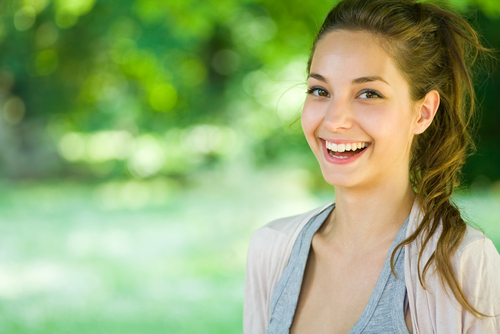
#> input picture source/girl.jpg, 500 x 334 px, given in place of , which was not available
$ python smartcrop.py source/girl.jpg   (Python 2 division)   (older library calls are emulated)
#> lines starting #> are read from the running program, lines starting #| are printed output that depends on the picture; after the words box and inside, x2 and y2 are one past the last pixel; in counts of white or black regions, pixels touching at a corner belong together; pictures that were not available may be replaced by others from this repository, and a replacement may not be noted
import numpy as np
import copy, cv2, getopt, math, sys
from matplotlib import pyplot as plt


def detectEdges(image):
  edges = cv2.Canny(image,100,100)
  image = edges
  cv2.imwrite("edges.jpg",edges)
  return edges

def isolateUnique(image, edges):
  blocksize = 64
  varianceThreshold = 95
  cellPx = image.shape[1] / blocksize
  rows = image.shape[0] / cellPx
  cols = blocksize
  blockPx = cellPx * cellPx
  cellValues = [0] * (rows)
  imgR = 0
  imgG = 0
  imgB = 0
  imgCells = (blockPx) * (rows * cols)
  for i in range(rows):
    cellValues[i] = [0] * blocksize
    for j in range(cols):
      rbeg = cellPx * i
      rend = rbeg + cellPx

      cbeg = cellPx * j
      cend = cbeg + cellPx
      r = 0
      g = 0
      b = 0
      hasEdge = False
      for ii in range(rbeg,rend):
        for jj in range(cbeg,cend):
          if edges[ii][jj] > 0:
            hasEdge = True
          r = r + image[ii][jj][0]
          g = g + image[ii][jj][1]
          b = b + image[ii][jj][2]

      imgR = imgR + r
      imgG = imgG + g
      imgB = imgB + b
      rv = (r/blockPx)
      gv = (g/blockPx)
      bv = (b/blockPx)
      value = [rv,gv,bv] if hasEdge == True else [0,0,0]
      cellValues[i][j] = value
      cv2.rectangle(image, (cbeg,rbeg), (cend,rend), (rv,gv,bv), -1)
  avgR = (imgR/imgCells)
  avgG = (imgG/imgCells)
  avgB = (imgB/imgCells)
  # cv2.rectangle(image, (100,100), (200,200), (avgR,avgG,avgB), -1)
  cv2.rectangle(image, (0,0), (image.shape[1],image.shape[0]), (0,0,0), -1)
  for i in range(len(cellValues)):
    for j in range(len(cellValues[i])):
      rdiff = abs(cellValues[i][j][0] - avgR)
      gdiff = abs(cellValues[i][j][1] - avgG)
      bdiff = abs(cellValues[i][j][2] - avgB)
      rbeg = cellPx * i
      rend = rbeg + cellPx

      cbeg = cellPx * j
      cend = cbeg + cellPx
      pxDiff = True if (rdiff > varianceThreshold or gdiff > varianceThreshold or bdiff > varianceThreshold) else False
      isBlack = True if (cellValues[i][j][0] < 30 and cellValues[i][j][1] < 30 and cellValues[i][j][2] < 30) else False
      if pxDiff and ( isBlack == False):
        cv2.rectangle(image, (cbeg,rbeg), (cend,rend), (255,255,255), -1)
      else:
        cv2.rectangle(image, (cbeg,rbeg), (cend,rend), (0,0,0), -1)
  cv2.imwrite("blocks.png",image)

def main(argv):
  face_cascade = cv2.CascadeClassifier('haarcascade_frontalface_alt.xml')
  eye_cascade = cv2.CascadeClassifier('haarcascade_eye.xml')
  inputFile = ''
  outputFile = ''
  width = 300
  height = 300
  blocksize = 64
  opts, args = getopt.getopt(argv,"hi:o:x:y:b:",["ifile=","ofile="])
  for opt, arg in opts:
    print opt
    if opt == "-i":
      inputFile = arg
    if opt == "-o":
      outputFile = arg
    if opt == "-y":
      height = arg
    if opt == "-x":
      width = arg
    if opt == "-b":
      blocksize = arg

  if outputFile == "":
    outputFile = inputFile
  inputFile = "source/"+inputFile
  orgHeight = height
  orgWidth = width
  img = cv2.imread(inputFile)
#> img is the input picture: shape (334, 500, 3); mean B, G, R 116.8, 169.5, 147.3
  original = copy.copy(img)
  gray = cv2.cvtColor(img, cv2.COLOR_BGR2GRAY)
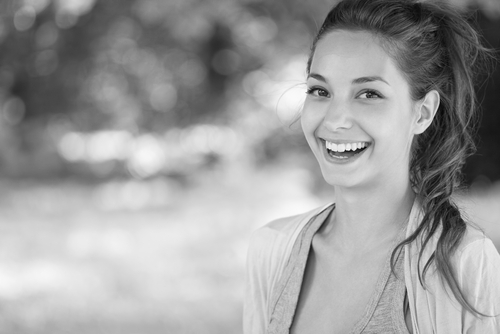
#> gray: shape (334, 500); min 4, max 252, mean 156.8
  faces = face_cascade.detectMultiScale(
      gray,
      scaleFactor=1.1,
      minNeighbors=5,
      minSize=(30, 30),
      flags = cv2.cv.CV_HAAR_SCALE_IMAGE
  )
#> faces = [[278, 41, 138, 138]]
  edgeRef = detectEdges(img)
#> in detectEdges, `edges = cv2.Canny(image,100,100)`:
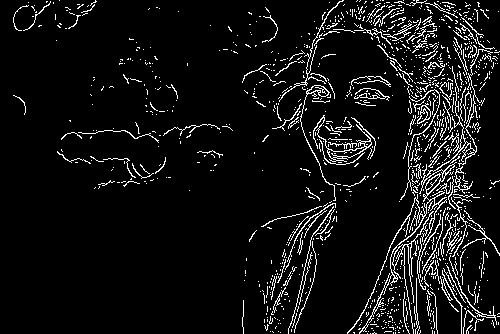
#> edges: shape (334, 500); 7.2% white in thin lines or dots
  isolateUnique(img, edgeRef)
#> after the loop in isolateUnique, `for i in range(rows):`: cellValues = 47 items; imgB = 22365847; imgG = 25810463; imgR = 17828533
#> in isolateUnique, `avgR = (imgR/imgCells)`: avgR = 120
#> in isolateUnique, `avgG = (imgG/imgCells)`: avgG = 175
#> in isolateUnique, `avgB = (imgB/imgCells)`: avgB = 151
#> in isolateUnique, `cv2.rectangle(image, (0,0), (image.shape[1],image.shape[0]), (0,0,0), ..`: image: shape (334, 500, 3); every value is 0
#> the loop in isolateUnique, `for i in range(len(cellValues)):` made 47 passes
#> after the loop in isolateUnique, `for i in range(len(cellValues)):`:
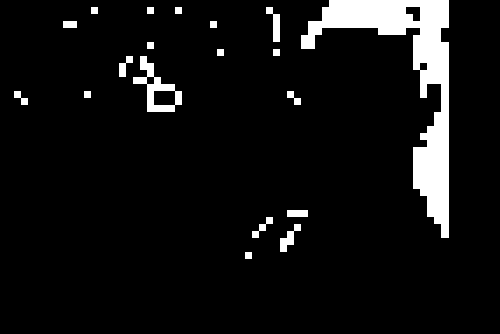
#> image: shape (334, 500, 3); 7% white; 19 white regions, largest, box (x1, y1, x2, y2) and area: (301, 0, 449, 238) 9093, (133, 56, 182, 112) 931, (266, 7, 280, 42) 245
  maxFaceX = 0
  maxFaceCenter = 0
  maxFaceRight = 0
  print "Found {0} faces!".format(len(faces))
#| Found 1 faces!

  # crop positioning
  imHeight,imWidth = img.shape[:2]
#> imHeight = 334; imWidth = 500
  cropBias = int(imWidth)
#> cropBias = 500
  for (x,y,w,h) in faces:
    cv2.rectangle(img,(x,y),(x+w,y+h),(255,255,255),-1)
    cropBias = cropBias - x
    if (x+w) > maxFaceX:
      maxFaceX = x + w
      maxFaceCenter = (x+w) - (w/2)
      maxFaceRight = (x+w)
    roi_gray = gray[y:y+h, x:x+w]
    roi_color = img[y:y+h, x:x+w]
    eyes = eye_cascade.detectMultiScale(roi_gray)
    for (ex,ey,ew,eh) in eyes:
      cv2.rectangle(roi_color,(ex,ey),(ex+ew,ey+eh),(0,255,0),2)
#> this loop made 1 pass
#> (x, y, w, h, cropBias, maxFaceX, maxFaceCenter, maxFaceRight) on pass 1: (278, 41, 138, 138, 222, 416, 347, 416)
#> pass 1, in main, `roi_gray = gray[y:y+h, x:x+w]`:
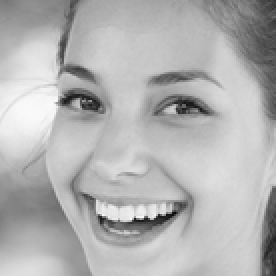
#> roi_gray: shape (138, 138) (shown 2 times larger); min 4, max 252, mean 178.4
#> after the loop:
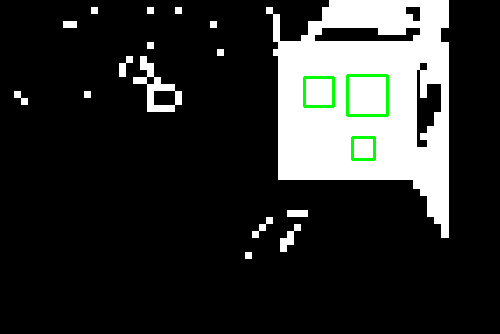
#> img: shape (334, 500, 3); 11.29% of pixels changed, all inside (x1, y1, x2, y2) = (278, 41, 417, 180)
#> after the loop:
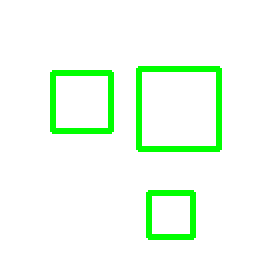
#> roi_color: shape (138, 138, 3) (shown 2 times larger); mean B, G, R 240.5, 255, 240.5
#> after the loop, cropBias = 222; maxFaceCenter = 347; maxFaceRight = 416; maxFaceX = 416


  cropBiasPerc = (cropBias * 1.0) / imWidth
#> cropBiasPerc = 0.444

  middleX = (int(imWidth) / 2) - (int(width) / 2)
#> middleX = 100
  middleY = (int(imHeight) / 2) - (int(height) / 2)
#> middleY = 17
  if maxFaceX != 0:
    middleX = maxFaceCenter - (int(width) / 2)
#> middleX = 197
    if len(faces) > 1:
      middleX = int( middleX - (middleX * cropBiasPerc) )
    if middleX + (int(width)/2) > maxFaceRight:
      middleX = maxFaceRight - (int(width)/2)

  ratio = int(height) / ( img.shape[0] * 1.0 )
#> ratio = 0.898
  height = img.shape[0]
#> height = 334

  middleY = 0
  newRatio = height*1.0 / int(orgHeight)
#> newRatio = 1.11
  width = round( int(width) * newRatio )
#> width = 334
  width = int(width)

  rawCols = math.ceil( img.shape[1]*1.0 / int(width) )
#> rawCols = 2
  print rawCols
#| 2
  evaluateCols = int( rawCols)
#> evaluateCols = 2

  mostPosIndex = 0
  bestPosValue = 0
  for i in range(evaluateCols):
    positiveCount = 0
    startx = i * int(width)
    endx = startx + int(width)
    endx = img.shape[1] if endx > img.shape[1] else endx
    for col in range(startx,endx):
      for row in range(img.shape[0]):
        pxval = img[row][col][0] + img[row][col][1] + img[row][col][2]
        if pxval > 0:
          positiveCount = positiveCount+1
    if positiveCount > bestPosValue:
      mostPosIndex = i
      bestPosValue = positiveCount
    print i, positiveCount
#> after the loop, bestPosValue = 19703; mostPosIndex = 1
  print "Best Index: ", str(mostPosIndex)
#| Best Index:  1
  middleX = ( mostPosIndex * int(width) )
#> middleX = 334

  if middleX + width > img.shape[1]:
    middleX = img.shape[1] - width
#> middleX = 166

  cv2.rectangle(img, (middleX,middleY), (middleX+int(width),middleY+int(height)), (0,255,0), 2)
#> img: shape (334, 500, 3); 1.39% of pixels changed, all inside (x1, y1, x2, y2) = (165, 0, 500, 334)
  outputDest = "output/"+outputFile
  print outputDest

  cropped = copy.copy(original)
  copyName = "output/ref_"+outputFile
  croppedName = "output/cropped_"+outputFile
  cropX1 = middleX+int(width)
#> cropX1 = 500
  cropY1 = middleY+int(height)
#> cropY1 = 334
  croppedData = original[middleY:cropY1, middleX:cropX1]
  cv2.rectangle(original, (middleX,middleY), (middleX+int(width),middleY+int(height)), (0,255,0), 2)
  cv2.imwrite(copyName, original)
  cv2.imwrite(croppedName, croppedData)
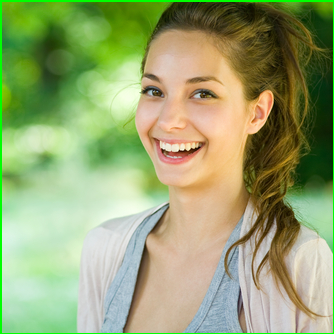
#> saved as cropped_: shape (334, 334, 3); mean B, G, R 113.4, 164.8, 150.7
  cv2.imwrite(outputDest,img)

if __name__ == "__main__":
   main(sys.argv[1:])

$ run again, on source/palm.jpg
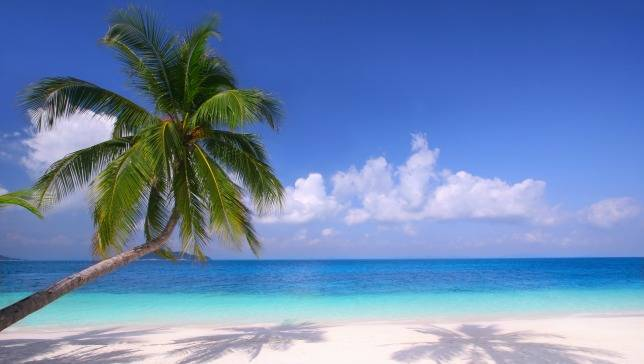
#> input picture source/palm.jpg, 644 x 364 px, given in place of , which was not available
#> in main, img is the input picture: shape (364, 644, 3); mean B, G, R 177.8, 134.2, 106.3
#> faces = ()
#> edges: shape (364, 644); 8.4% white in thin lines or dots
#> after the loop in isolateUnique, `for i in range(rows):`: cellValues = 36 items; imgB = 24137169; imgG = 30685399; imgR = 40799008
#> avgR = 177
#> avgG = 133
#> avgB = 104
#> the loop in isolateUnique, `for i in range(len(cellValues)):` made 36 passes
#> after the loop in isolateUnique, `for i in range(len(cellValues)):`:
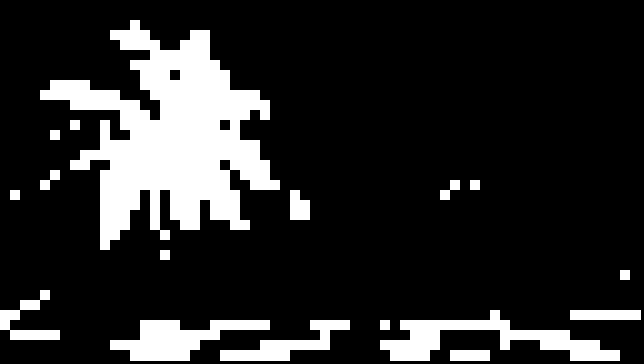
#> image: shape (364, 644, 3); 16.6% white; 17 white regions, largest, box (x1, y1, x2, y2) and area: (40, 20, 280, 250) 25200, (380, 310, 620, 361) 4490, (110, 320, 270, 361) 3360
#| Found 0 faces!
#> after the loop in main, `for (x,y,w,h) in faces:`: cropBias = 644; maxFaceCenter = 0
#> cropBiasPerc = 1
#| 2
#> after the loop in main, `for i in range(evaluateCols):`: bestPosValue = 32730; mostPosIndex = 0
#| Best Index:  0
#> img: shape (364, 644, 3); 1.24% of pixels changed, all inside (x1, y1, x2, y2) = (0, 0, 366, 364)
#> cropX1 = 364
#> in main, `cv2.imwrite(croppedName, croppedData)`:
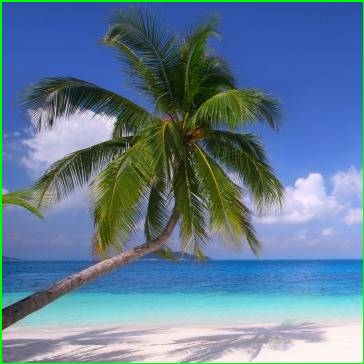
#> saved as cropped_: shape (364, 364, 3); mean B, G, R 149.5, 125.8, 97.7
